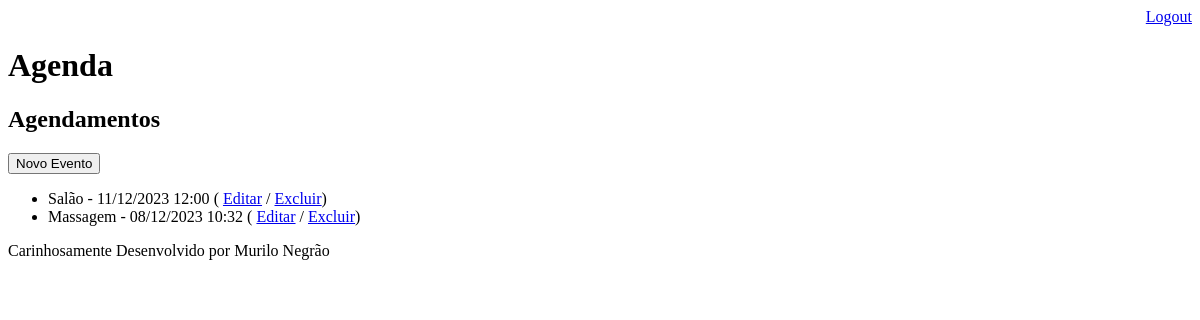
The app's page /agenda/ (signed in), older data.
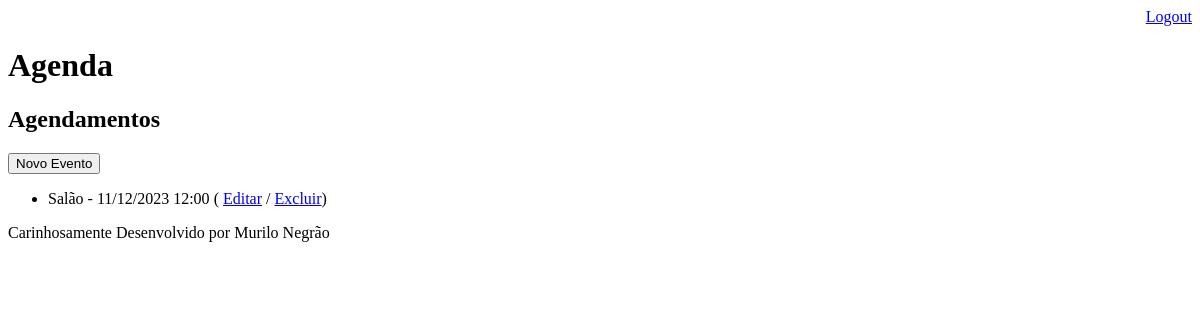
The same page, newer data.
### core/models.py (models this page shows, shortened)
class Evento(models.Model):
    titulo = models.CharField(max_length=100)
    descricao = models.TextField(blank=True, null=True)
    data_evento = models.DateTimeField(verbose_name="Data do Evento")
    data_criacao = models.DateTimeField(auto_now=True)
    usuario = models.ForeignKey(User, on_delete=models.CASCADE)
    class Meta:
        db_table = 'evento'
    def get_data_evento(self):
        return self.data_evento.strftime('%d/%m/%Y %H:%M')

### core/views.py (the view)
# urls.py: path("agenda/", views.lista_eventos),
@login_required(login_url='/login/')
def lista_eventos(request):
    usuario = request.user
    evento = Evento.objects.filter(usuario=usuario)
    dados = {'eventos': evento}
    return render(request, 'agenda.html', dados)

### templates/agenda.html
{% extends "model-page.html" %}
{% block content %}
        <h2>Agendamentos</h2>
        <a href="evento/">
            <button type="button">Novo Evento</button>
        </a>
        <ul>
        {% for evento in eventos %}
            <li>{{ evento.titulo }} - {{ evento.get_data_evento }}
                ( <a href="evento/?id={{ evento.id }}">Editar</a>
                / <a href="evento/delete/{{ evento.id }}/">Excluir</a>)
            </li>
        {% endfor %}
        </ul>
{% endblock %}

Row changes from the older to the newer data that the page shows:
removed Evento: titulo "Massagem", get_data_evento "08/12/2023 10:32"
